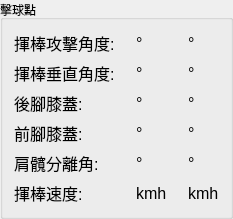
                <widget class="QGroupBox" name="groupBox_2">
                 <property name="title">
                  <string>擊球點</string>
                 </property>
                 <layout class="QGridLayout" name="gridLayout_2">
                  <item row="0" column="0">
                   <layout class="QGridLayout" name="gridLayout_7" columnstretch="4,1,2,1,2">
                    <item row="0" column="0">
                     <widget class="QLabel" name="horizontalAngleLabel">
                      <property name="font">
                       <font>
                        <pointsize>12</pointsize>
                       </font>
                      </property>
                      <property name="text">
                       <string>揮棒攻擊角度:</string>
                      </property>
                     </widget>
                    </item>
                    <item row="0" column="1">
                     <widget class="QLabel" name="horizontalAngleEditLabel1">
                      <property name="font">
                       <font>
                        <pointsize>12</pointsize>
                       </font>
                      </property>
                      <property name="text">
                       <string/>
                      </property>
                      <property name="alignment">
                       <set>Qt::AlignRight|Qt::AlignTrailing|Qt::AlignVCenter</set>
                      </property>
                     </widget>
                    </item>
                    <item row="0" column="2">
                     <widget class="QLabel" name="label_6">
                      <property name="font">
                       <font>
                        <pointsize>12</pointsize>
                       </font>
                      </property>
                      <property name="text">
                       <string>°</string>
                      </property>
                     </widget>
                    </item>
                    <item row="0" column="3">
                     <widget class="QLabel" name="horizontalAngleEditLabel2">
                      <property name="font">
                       <font>
                        <pointsize>12</pointsize>
                       </font>
                      </property>
                      <property name="text">
                       <string/>
                      </property>
                      <property name="alignment">
                       <set>Qt::AlignRight|Qt::AlignTrailing|Qt::AlignVCenter</set>
                      </property>
                     </widget>
                    </item>
                    <item row="0" column="4">
                     <widget class="QLabel" name="label_33">
                      <property name="font">
                       <font>
                        <pointsize>12</pointsize>
                       </font>
                      </property>
                      <property name="text">
                       <string>°</string>
                      </property>
                     </widget>
                    </item>
                    <item row="1" column="0">
                     <widget class="QLabel" name="verticalAngleLabel">
                      <property name="font">
                       <font>
                        <pointsize>12</pointsize>
                       </font>
                      </property>
                      <property name="text">
                       <string>揮棒垂直角度:</string>
                      </property>
                     </widget>
                    </item>
                    <item row="1" column="1">
                     <widget class="QLabel" name="verticalAngleEditLabel1">
                      <property name="font">
                       <font>
                        <pointsize>12</pointsize>
                       </font>
                      </property>
                      <property name="text">
                       <string/>
                      </property>
                      <property name="alignment">
                       <set>Qt::AlignRight|Qt::AlignTrailing|Qt::AlignVCenter</set>
                      </property>
                     </widget>
                    </item>
                    <item row="1" column="2">
                     <widget class="QLabel" name="label_7">
                      <property name="font">
                       <font>
                        <pointsize>12</pointsize>
                       </font>
                      </property>
                      <property name="text">
                       <string>°</string>
                      </property>
                     </widget>
                    </item>
                    <item row="1" column="3">
                     <widget class="QLabel" name="verticalAngleEditLabel2">
                      <property name="font">
                       <font>
                        <pointsize>12</pointsize>
                       </font>
                      </property>
                      <property name="text">
                       <string/>
                      </property>
                      <property name="alignment">
                       <set>Qt::AlignRight|Qt::AlignTrailing|Qt::AlignVCenter</set>
                      </property>
                     </widget>
                    </item>
                    <item row="1" column="4">
                     <widget class="QLabel" name="label_34">
                      <property name="font">
                       <font>
                        <pointsize>12</pointsize>
                       </font>
                      </property>
                      <property name="text">
                       <string>°</string>
                      </property>
                     </widget>
                    </item>
                    <item row="2" column="0">
                     <widget class="QLabel" name="backfoot">
                      <property name="font">
                       <font>
                        <pointsize>12</pointsize>
                       </font>
                      </property>
                      <property name="text">
                       <string>後腳膝蓋:</string>
                      </property>
                      <property name="alignment">
                       <set>Qt::AlignLeading|Qt::AlignLeft|Qt::AlignVCenter</set>
                      </property>
                     </widget>
                    </item>
                    <item row="2" column="1">
                     <widget class="QLabel" name="forefootLabel1">
                      <property name="font">
                       <font>
                        <pointsize>12</pointsize>
                       </font>
                      </property>
                      <property name="text">
                       <string/>
                      </property>
                      <property name="alignment">
                       <set>Qt::AlignRight|Qt::AlignTrailing|Qt::AlignVCenter</set>
                      </property>
                     </widget>
                    </item>
                    <item row="2" column="2">
                     <widget class="QLabel" name="label_8">
                      <property name="font">
                       <font>
                        <pointsize>12</pointsize>
                       </font>
                      </property>
                      <property name="text">
                       <string>°</string>
                      </property>
                     </widget>
                    </item>
                    <item row="2" column="3">
                     <widget class="QLabel" name="forefootLabel2">
                      <property name="font">
                       <font>
                        <pointsize>12</pointsize>
                       </font>
                      </property>
                      <property name="text">
                       <string/>
                      </property>
                      <property name="alignment">
                       <set>Qt::AlignRight|Qt::AlignTrailing|Qt::AlignVCenter</set>
                      </property>
                     </widget>
                    </item>
                    <item row="2" column="4">
                     <widget class="QLabel" name="label_35">
                      <property name="font">
                       <font>
                        <pointsize>12</pointsize>
                       </font>
                      </property>
                      <property name="text">
                       <string>°</string>
                      </property>
                     </widget>
                    </item>
                    <item row="3" column="0">
                     <widget class="QLabel" name="forefoot_2">
                      <property name="font">
                       <font>
                        <pointsize>12</pointsize>
                       </font>
                      </property>
                      <property name="text">
                       <string>前腳膝蓋:</string>
                      </property>
                     </widget>
                    </item>
                    <item row="3" column="1">
                     <widget class="QLabel" name="backfootLabel1">
                      <property name="font">
                       <font>
                        <pointsize>12</pointsize>
                       </font>
                      </property>
                      <property name="text">
                       <string/>
                      </property>
                      <property name="alignment">
                       <set>Qt::AlignRight|Qt::AlignTrailing|Qt::AlignVCenter</set>
                      </property>
                     </widget>
                    </item>
                    <item row="3" column="2">
                     <widget class="QLabel" name="label_9">
                      <property name="font">
                       <font>
                        <pointsize>12</pointsize>
                       </font>
                      </property>
                      <property name="text">
                       <string>°</string>
                      </property>
                     </widget>
                    </item>
                    <item row="3" column="3">
                     <widget class="QLabel" name="backfootLabel2">
                      <property name="font">
                       <font>
                        <pointsize>12</pointsize>
                       </font>
                      </property>
                      <property name="text">
                       <string/>
                      </property>
                      <property name="alignment">
                       <set>Qt::AlignRight|Qt::AlignTrailing|Qt::AlignVCenter</set>
                      </property>
                     </widget>
                    </item>
                    <item row="3" column="4">
                     <widget class="QLabel" name="label_36">
                      <property name="font">
                       <font>
                        <pointsize>12</pointsize>
                       </font>
                      </property>
                      <property name="text">
                       <string>°</string>
                      </property>
                     </widget>
                    </item>
                    <item row="4" column="0">
                     <widget class="QLabel" name="hipShoulderLabel3">
                      <property name="font">
                       <font>
                        <pointsize>12</pointsize>
                       </font>
                      </property>
                      <property name="text">
                       <string>肩髖分離角:</string>
                      </property>
                     </widget>
                    </item>
                    <item row="4" column="1">
                     <widget class="QLabel" name="hipShoulderEditLabel1_3">
                      <property name="font">
                       <font>
                        <pointsize>12</pointsize>
                       </font>
                      </property>
                      <property name="text">
                       <string/>
                      </property>
                      <property name="alignment">
                       <set>Qt::AlignRight|Qt::AlignTrailing|Qt::AlignVCenter</set>
                      </property>
                     </widget>
                    </item>
                    <item row="4" column="2">
                     <widget class="QLabel" name="label_3">
                      <property name="font">
                       <font>
                        <pointsize>12</pointsize>
                       </font>
                      </property>
                      <property name="text">
                       <string>°</string>
                      </property>
                     </widget>
                    </item>
                    <item row="4" column="3">
                     <widget class="QLabel" name="hipShoulderEditLabel2_3">
                      <property name="font">
                       <font>
                        <pointsize>12</pointsize>
                       </font>
                      </property>
                      <property name="text">
                       <string/>
                      </property>
                      <property name="alignment">
                       <set>Qt::AlignRight|Qt::AlignTrailing|Qt::AlignVCenter</set>
                      </property>
                     </widget>
                    </item>
                    <item row="4" column="4">
                     <widget class="QLabel" name="label_31">
                      <property name="font">
                       <font>
                        <pointsize>12</pointsize>
                       </font>
                      </property>
                      <property name="text">
                       <string>°</string>
                      </property>
                     </widget>
                    </item>
                    <item row="5" column="0">
                     <widget class="QLabel" name="batSpeed_2">
                      <property name="font">
                       <font>
                        <pointsize>12</pointsize>
                       </font>
                      </property>
                      <property name="text">
                       <string>揮棒速度:</string>
                      </property>
                     </widget>
                    </item>
                    <item row="5" column="1">
                     <widget class="QLabel" name="batSpeedLabel1">
                      <property name="font">
                       <font>
                        <pointsize>12</pointsize>
                       </font>
                      </property>
                      <property name="text">
                       <string/>
                      </property>
                      <property name="alignment">
                       <set>Qt::AlignRight|Qt::AlignTrailing|Qt::AlignVCenter</set>
                      </property>
                     </widget>
                    </item>
                    <item row="5" column="2">
                     <widget class="QLabel" name="label_5">
                      <property name="font">
                       <font>
                        <pointsize>12</pointsize>
                       </font>
                      </property>
                      <property name="text">
                       <string>kmh</string>
                      </property>
                     </widget>
                    </item>
                    <item row="5" column="3">
                     <widget class="QLabel" name="batSpeedLabel2">
                      <property name="font">
                       <font>
                        <pointsize>12</pointsize>
                       </font>
                      </property>
                      <property name="text">
                       <string/>
                      </property>
                      <property name="alignment">
                       <set>Qt::AlignRight|Qt::AlignTrailing|Qt::AlignVCenter</set>
                      </property>
                     </widget>
                    </item>
                    <item row="5" column="4">
                     <widget class="QLabel" name="label_32">
                      <property name="font">
                       <font>
                        <pointsize>12</pointsize>
                       </font>
                      </property>
                      <property name="text">
                       <string>kmh</string>
                      </property>
                     </widget>
                    </item>
                   </layout>
                  </item>
                 </layout>
                </widget>
